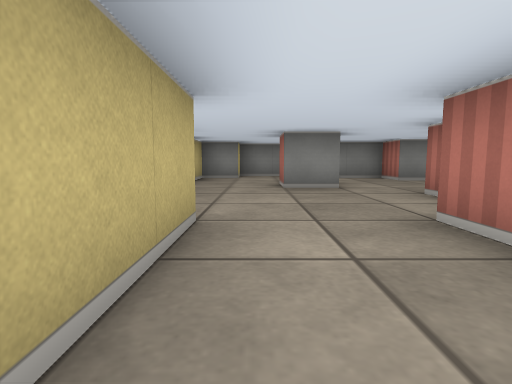
view 1 (above)

20 first-person views from a walk through a cub3D level. The camera is about half as high as the walls, tilts 6° down and sees 80° across. The floor is counted in squares. Each view is taken from the middle of a square. On the plan, view 1 faces up. The plan holds only what a view shows up to about 9 squares ahead; the rest is blank.

view 2
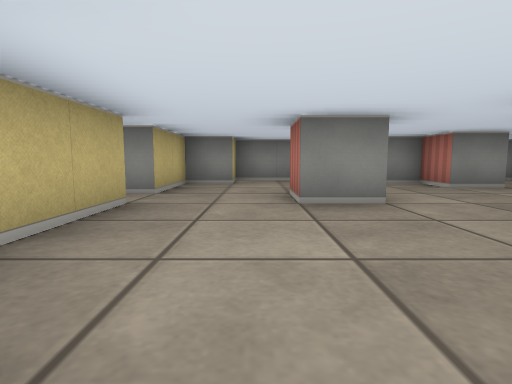

view 3
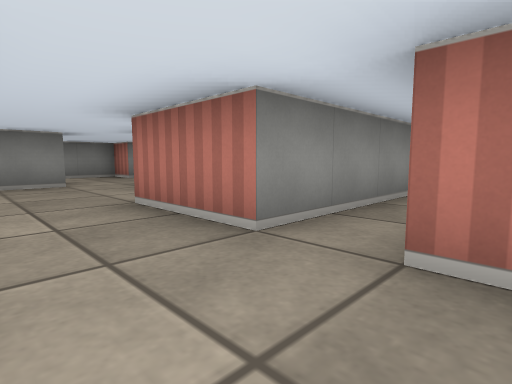

view 4
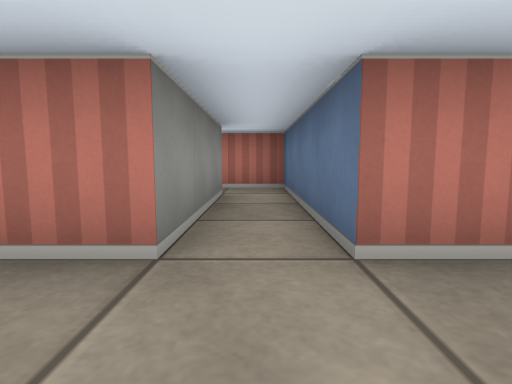

view 5
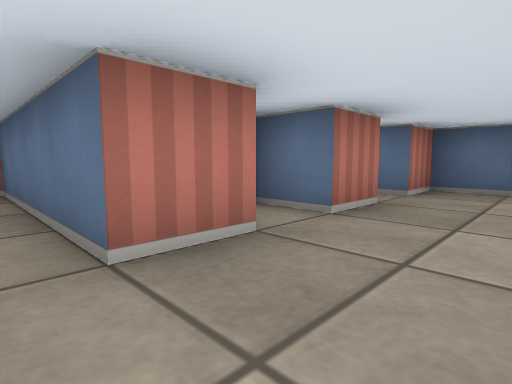

view 6
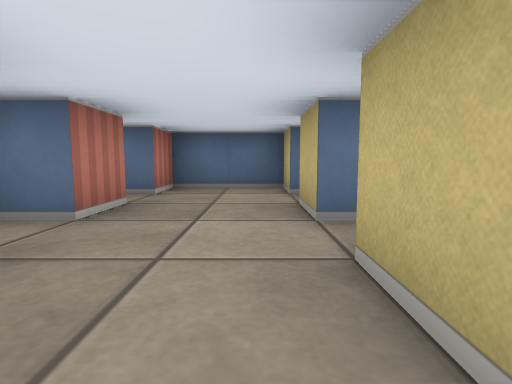

view 7
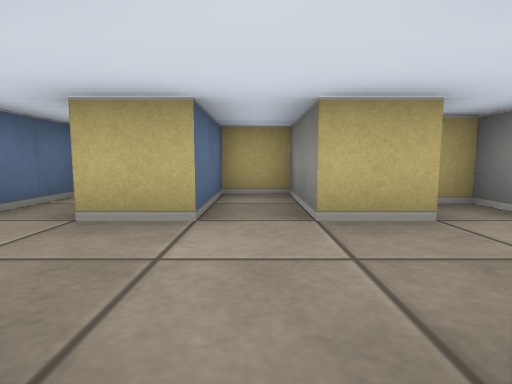

view 8
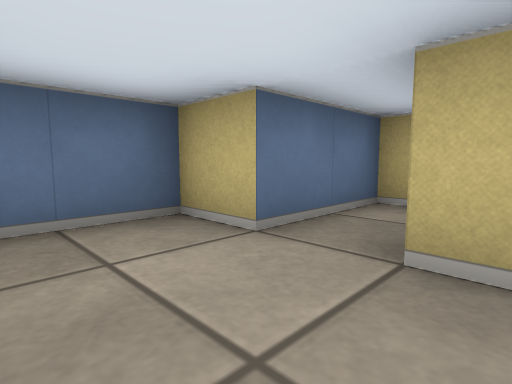

view 9
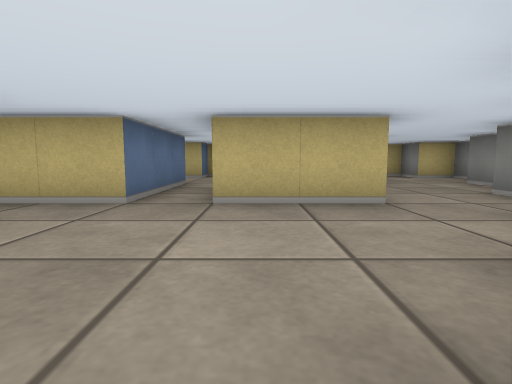

view 10
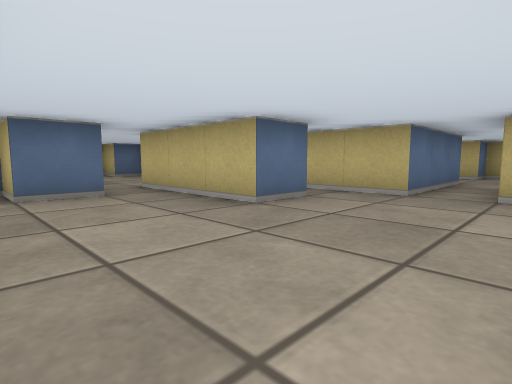

view 11
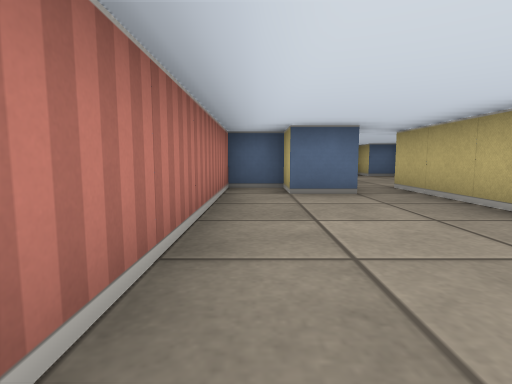

view 12
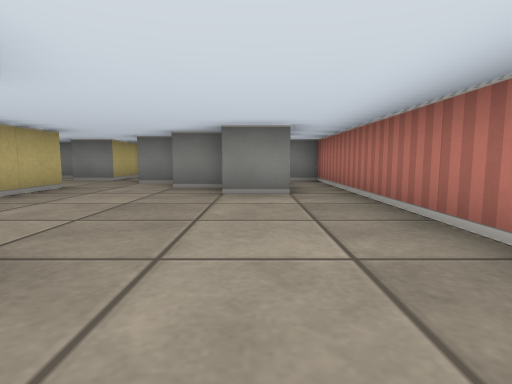

view 13
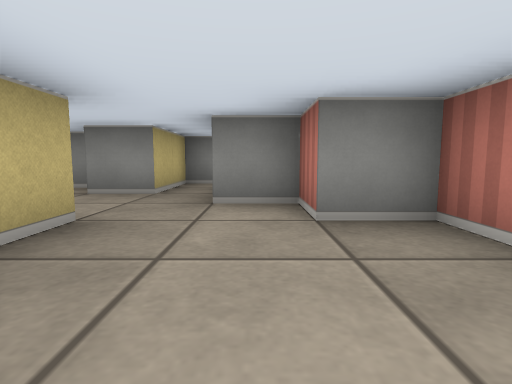

view 14
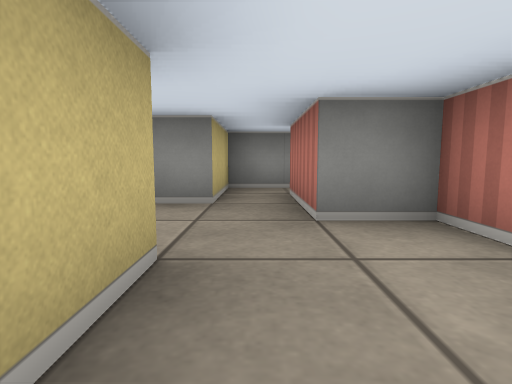

view 15
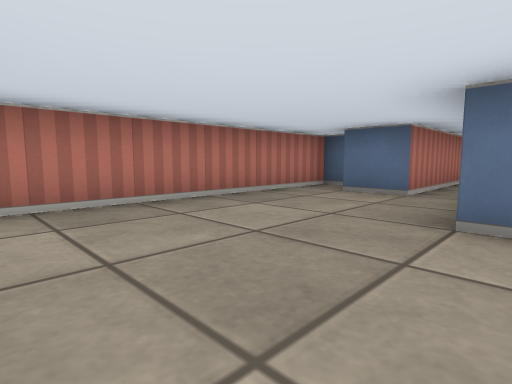

view 16
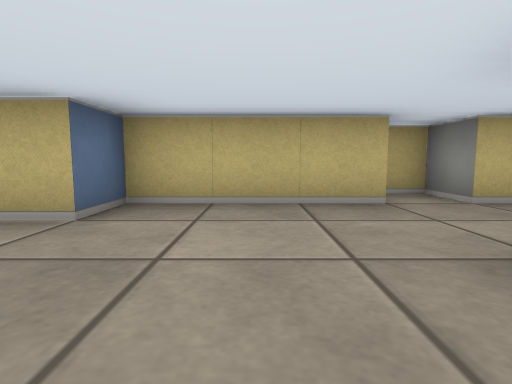

view 17
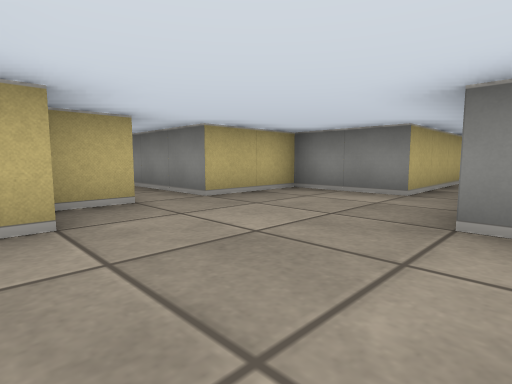

view 18
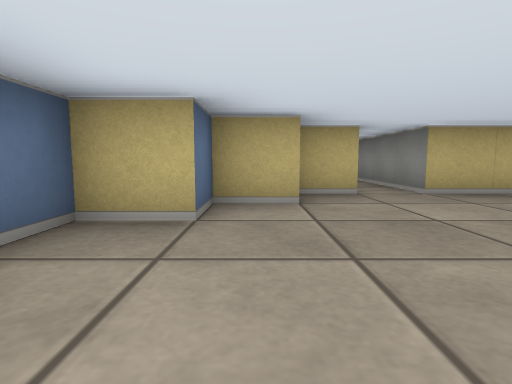

view 19
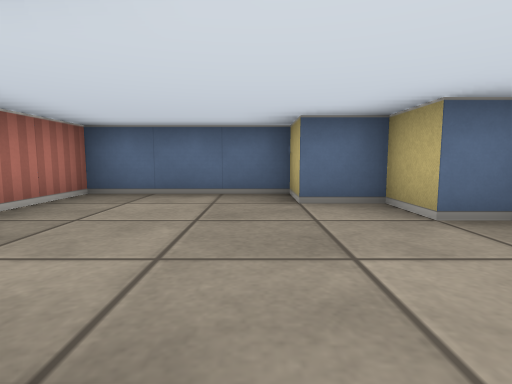

view 20
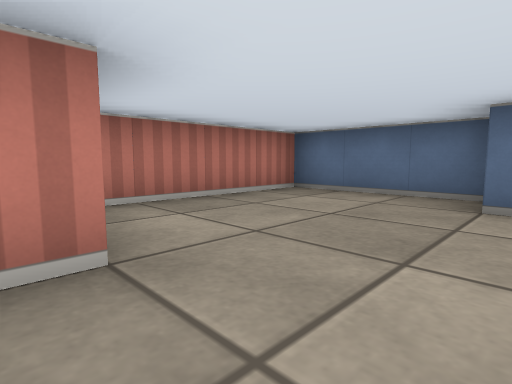

### Floor plan
Ten units are one square. View 1 is at (0, 0); x grows to the right and y downward. Boxes are objects, and circles mark ways between rooms. Rooms are numbered by the first view taken in them; rooms with no view inside come last. Other rooms are left out.
<svg viewBox="-31 -100 131 180">
<path fill="none" stroke="#000" d="M-5 4 -5 15M15 15 15 5 55 5 55 -6M-9 -5 -15 -5 -15 0M-5 -25 -5 -5M45 -5 15 -5 15 -25M-5 15 -25 15 -25 25 -5 25 -5 35M15 35 15 25 25 25M54 -15 65 -15 65 15M75 -48 75 -55 65 -55M86 -45 75 -45M75 15 75 5 85 5 85 15 95 15 95 -45M45 -56 45 -35M25 -25 45 -25 45 -8M65 -65 55 -65M-15 -56 -15 -25 -5 -25M16 -55 5 -55 5 -65M9 -95 -5 -95 -5 -85 -15 -85 -15 -65 -25 -65 -25 -59M15 -25 25 -25M35 -75 35 -85 15 -85M45 44 45 54M75 36 75 15M49 55 55 55 55 65 65 65 65 75 95 75 95 41M65 15 45 15 45 35 15 35M15 45 20 45M-26 45 -5 45 -5 55 15 55 15 45M95 -45 95 -75 88 -75"/>
<circle cx="5" cy="10" r="3" fill="#2a7"/>
<circle cx="50" cy="-10" r="3" fill="#2a7"/>
<circle cx="5" cy="-15" r="3" fill="#2a7"/>
<circle cx="5" cy="30" r="3" fill="#2a7"/>
<circle cx="35" cy="-30" r="3" fill="#2a7"/>
<circle cx="70" cy="10" r="3" fill="#2a7"/>
<circle cx="90" cy="-55" r="3" fill="#2a7"/>
<circle cx="20" cy="40" r="3" fill="#2a7"/>
<text x="10" y="0">1</text>
<text x="0" y="20">2</text>
<text x="70" y="-20">3</text>
<text x="0" y="-60">4</text>
<text x="60" y="40">5</text>
<text x="0" y="40">6</text>
<text x="90" y="-60">7</text>
</svg>
Room 1 opens to room 2. Room 1 opens to room 3. Room 1 opens to room 4. Room 2 opens to room 6. Room 3 opens to room 4. Room 3 opens to room 5. Room 3 opens to room 7. Room 5 opens to room 6.

Where each view was taken, in squares from view 1:
view 1: 0 up, 0 right, facing up
view 2: 2 up, 0 right, facing up
view 3: 1 down, 0 right, facing up-right
view 4: 0 up, 0 right, facing right
view 5: 0 up, 0 right, facing down-right
view 6: 0 up, 0 right, facing down
view 7: 2 down, 2 right, facing left
view 8: 3 down, 1 right, facing down-left
view 9: 4 up, 8 right, facing left
view 10: 4 up, 9 right, facing down-left
view 11: 4 up, 9 right, facing down
view 12: 0 up, 8 right, facing up
view 13: 3 up, 6 right, facing up
view 14: 4 up, 5 right, facing up
view 15: 4 up, 6 right, facing down-right
view 16: 4 up, 2 right, facing left
view 17: 6 down, 8 right, facing up-left
view 18: 6 down, 9 right, facing left
view 19: 3 down, 7 right, facing down
view 20: 3 down, 6 right, facing down-right
